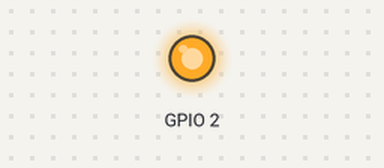
Recording of a sketch running on a simulated ESP8266 (NodeMCU). Shown: output pins drawn as LEDs (lit = HIGH, except the on-board LED, lit = LOW). WiFi joins after 1.5 s; servers stay silent unless stated; what the sketch prints to the serial monitor is not drawn.

Above: at 0.1 s.
At 0.7 s:
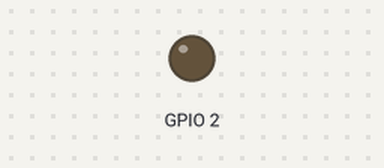
Timing chart, 0 to 2.7 s (numbered marks = the images above):
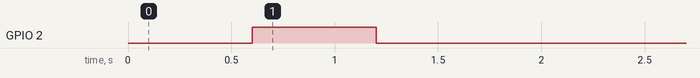

The sketch:

AutoConnectWithFeedbackLED.ino
```cpp
#include <ESP8266WiFi.h>          //https://github.com/esp8266/Arduino

//needed for library
#include <DNSServer.h>
#include <ESP8266WebServer.h>
#include <WiFiManager.h>          //https://github.com/tzapu/WiFiManager

//for LED status
#include <Ticker.h>
Ticker ticker;

void tick()
{
  //toggle state
  int state = digitalRead(BUILTIN_LED);  // get the current state of GPIO1 pin
  digitalWrite(BUILTIN_LED, !state);     // set pin to the opposite state
}

//gets called when WiFiManager enters configuration mode
void configModeCallback (WiFiManager *myWiFiManager) {
  Serial.println("Entered config mode");
  Serial.println(WiFi.softAPIP());
  //if you used auto generated SSID, print it
  Serial.println(myWiFiManager->getConfigPortalSSID());
  //entered config mode, make led toggle faster
  ticker.attach(0.2, tick);
}

void setup() {
  // put your setup code here, to run once:
  Serial.begin(115200);

  //set led pin as output
  pinMode(BUILTIN_LED, OUTPUT);
  // start ticker with 0.5 because we start in AP mode and try to connect
  ticker.attach(0.6, tick);

  //WiFiManager
  //Local intialization. Once its business is done, there is no need to keep it around
  WiFiManager wifiManager;

  //reset settings - for testing
  //wifiManager.resetSettings();

  // set a timeout before the arduino heads into the main loop
  wifiManager.setConfigPortalTimeout(120);

  //set callback that gets called when connecting to previous WiFi fails, and enters Access Point mode
  wifiManager.setAPCallback(configModeCallback);

  //fetches ssid and pass and tries to connect
  //if it does not connect it starts an access point with the specified name
  //here  "AutoConnectAP"
  //and goes into a blocking loop awaiting configuration
  // require password to connect...
  if (!wifiManager.autoConnect("HOLLOW_APOLLOv1.1", "liftoff!")) {
    Serial.println("failed to connect and hit timeout...");
    //reset and try again, or maybe put it to deep sleep
    //ESP.reset();
    delay(1000);
  }

  //if you get here you have connected to the WiFi
  //Serial.println("connected...yeey :)");
  ticker.detach();
  //keep LED on
  digitalWrite(BUILTIN_LED, LOW);
  Serial.println("Entering main loop...");
}

void loop() {
  // put your main code here, to run repeatedly:
  Serial.println("loop de loop!");
  delay(1000);
}
```
